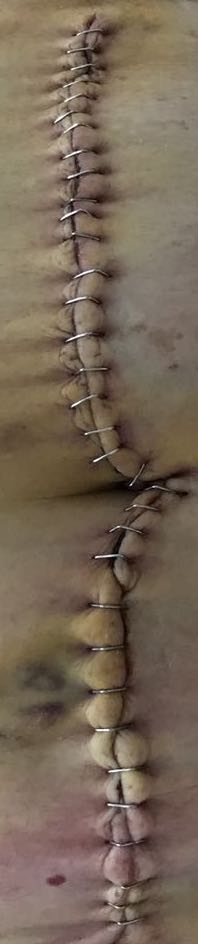
#> input picture staplesremoval/images/image_infection.png, 198 x 944 px
$ python example_detect_staples.py
#> lines starting #> are read from the running program, lines starting #| are printed output that depends on the picture; after the words box and inside, x2 and y2 are one past the last pixel; in counts of white or black regions, pixels touching at a corner belong together
### staplesremoval/data.py
import skimage
import os as _os
import os.path as osp
from skimage import *

data_dir = osp.abspath(osp.dirname(__file__))


def load_infection_example_image():
    return skimage.color.rgba2rgb(skimage.io.imread(_os.path.join(data_dir, 'images/image_infection.png')))


def load_noinfection_example_image():
    return skimage.color.rgba2rgb(skimage.io.imread(_os.path.join(data_dir, 'images/image_noinfection.png')))

### staplesremoval/staples_detector.py
import skimage
from skimage.color import rgb2hsv
from skimage import morphology
import numpy
import scipy


def generate_mask(image):
    hsv_image = convert_image_to_HSV(image)
    V = get_V_channel(hsv_image)

    GY = calculate_sobel_vertical_gradient(V)
    BY = binarize_image(GY, 60 / 255)

    se = numpy.array([[1, 1, 1], [1, 1, 1], [1, 1, 1]])
    C = morphological_closing(BY, se)

    holes = fill_small_holes(C)
    filtered = remove_small_objects(holes, 50)

    dilated_mask = dilate_mask(dilate_mask(filtered, se), se)
    colormask = get_drawn_mask(image, dilated_mask)

    return colormask, dilated_mask


def convert_image_to_HSV(image):
    return (rgb2hsv(image))


def get_V_channel(hsvImage):
    return (hsvImage[:, :, 2])
#> returned value: shape (944, 198) float64


def calculate_sobel_vertical_gradient(image):
    ky = numpy.array([[1, 2, 1],
                      [0, 0, 0],
                      [-1, -2, -1]])
    return (scipy.ndimage.convolve(image, ky))


def binarize_image(image, threshold):
#> called with threshold = 0.235
    binary = image.copy()
    binary[binary > threshold] = 1
#> binary: shape (944, 198) float64; min -3.36, max 1, mean 0.0181
    binary[binary <= threshold] = 0
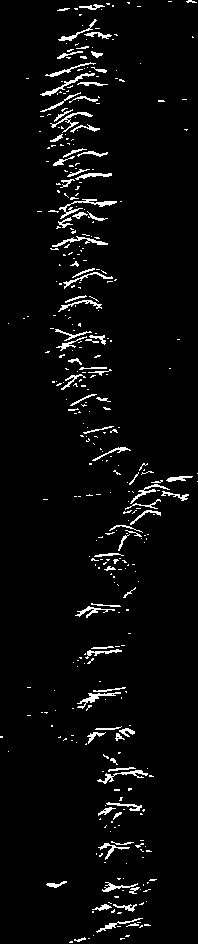
#> binary: shape (944, 198) float64; values 0 (black) and 1 (white), 4% white in thin lines or dots

    return binary


def morphological_closing(image, structuring_element):
    return (skimage.morphology.binary_closing(image,
                                              structuring_element))
#> returned value: shape (944, 198) bool; 5.1% white; 236 white regions (188 under 20 px), largest, box (x1, y1, x2, y2) and area: (91, 480, 189, 561) 902, (56, 193, 117, 229) 601, (50, 108, 100, 142) 506


def fill_small_holes(image):
    return (scipy.ndimage.morphology.binary_fill_holes(image))
#> returned value: shape (944, 198) bool; 5.3% white; 236 white regions (188 under 20 px), largest, box (x1, y1, x2, y2) and area: (91, 480, 189, 561) 934, (56, 193, 117, 229) 617, (50, 108, 100, 142) 506


def remove_small_objects(image, area):
#> called with area = 50
    return (skimage.morphology.remove_small_objects(image, area))
#> returned value: shape (944, 198) bool; 4.5% white; 31 white regions, largest, box (x1, y1, x2, y2) and area: (91, 480, 189, 561) 921, (56, 193, 117, 229) 610, (50, 108, 100, 142) 506


def dilate_mask(mask, structuring_element):
    return (skimage.morphology.binary_dilation(mask,
                                               structuring_element))
#> returned value: shape (944, 198) bool; 7.6% white; 31 white regions, largest, box (x1, y1, x2, y2) and area: (90, 479, 190, 562) 1597, (55, 192, 118, 230) 978, (49, 107, 101, 143) 824
#> in dilate_mask (call 2), `return (skimage.morphology.binary_dilation(mask, structuring_element))`: returned value: shape (944, 198) bool; 10.7% white; 27 white regions, largest, box (x1, y1, x2, y2) and area: (38, 60, 110, 144) 3018, (89, 474, 195, 563) 2478, (54, 191, 119, 231) 1325

def get_drawn_mask(image,mask):

    colormask = image.copy()
    for i in range(mask.shape[0]):
        for j in range(mask.shape[1]):
            if mask[i, j]:
                colormask[i, j, 0] = 70/255
                colormask[i, j, 1] = 253/255
                colormask[i, j, 2] = 52/255
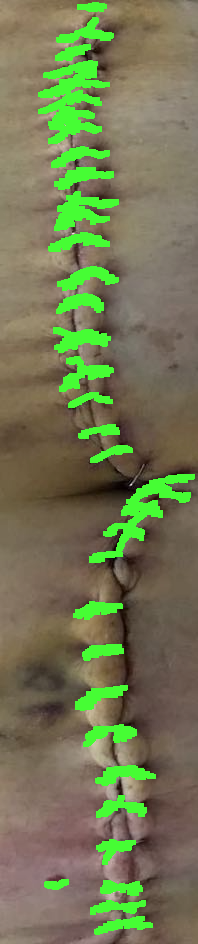
#> colormask: shape (944, 198, 3) float64; mean R, G, B 0.45, 0.471, 0.328

    return colormask

### examples/example_detect_staples.py
from staplesremoval import data, GradientMode
from staplesremoval import staples_detector
from skimage import io

if __name__ == "__main__":
    infection_image = data.load_infection_example_image()

    colormask_infection, mask_infection = staples_detector.generate_mask(infection_image)
    io.imshow(colormask_infection)
    io.show()

    noinfection_image = data.load_noinfection_example_image()
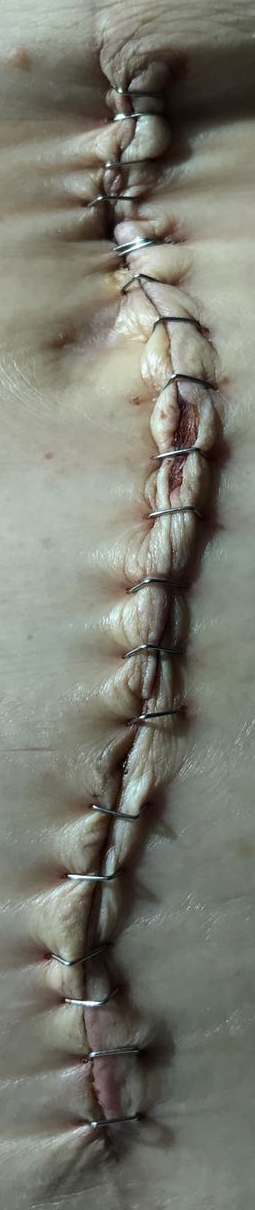
#> input picture staplesremoval/images/image_noinfection.png, 255 x 1210 px
    colormask_noinfection, mask_noinfection = staples_detector.generate_mask(noinfection_image)
#> in calculate_sobel_vertical_gradient (call 2), `return (scipy.ndimage.convolve(image, ky))`:
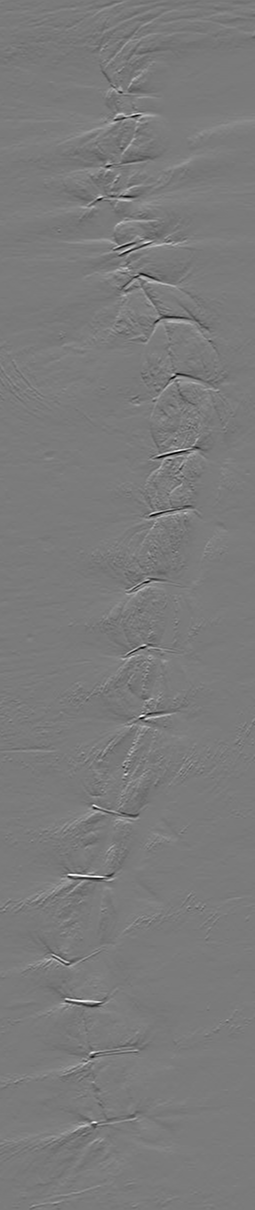
#> returned value: shape (1210, 255) float64; min -3.15, max 3.36, mean -0.00131; drawn with min black and max white
#> call 2 of binarize_image, with threshold = 0.235
#> in binarize_image (call 2), `binary[binary > threshold] = 1`:
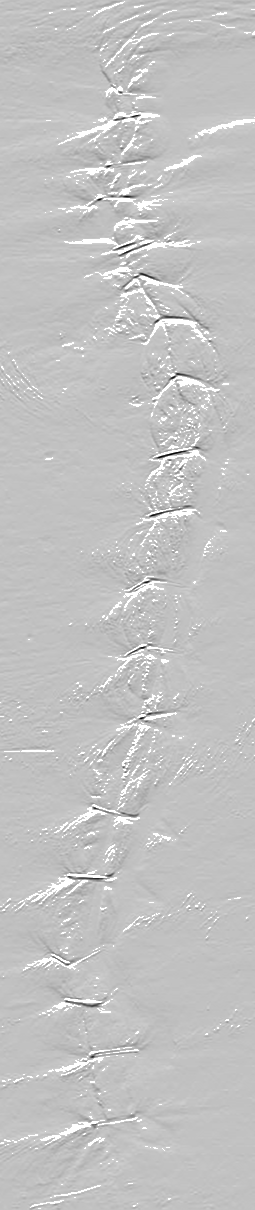
#> binary: shape (1210, 255) float64; 4.03% of pixels changed, all inside (x1, y1, x2, y2) = (0, 1, 255, 1209); drawn with min black and max white
#> in morphological_closing (call 2), `return (skimage.morphology.binary_closing(image, structuring_element))`: returned value: shape (1210, 255) bool; 4.8% white; 729 white regions (643 under 20 px), largest, box (x1, y1, x2, y2) and area: (64, 235, 195, 259) 788, (54, 765, 150, 833) 765, (58, 111, 160, 145) 596
#> in fill_small_holes (call 2), `return (scipy.ndimage.morphology.binary_fill_holes(image))`: returned value: shape (1210, 255) bool; 5% white; 729 white regions (643 under 20 px), largest, box (x1, y1, x2, y2) and area: (64, 235, 195, 259) 920, (54, 765, 150, 833) 777, (145, 432, 206, 489) 707
#> in remove_small_objects (call 2), `return (skimage.morphology.remove_small_objects(image, area))`: returned value: shape (1210, 255) bool; 3.8% white; 50 white regions, largest, box (x1, y1, x2, y2) and area: (64, 235, 195, 259) 920, (60, 765, 150, 832) 768, (146, 433, 206, 484) 698
#> in dilate_mask (call 3), `return (skimage.morphology.binary_dilation(mask, structuring_element))`: returned value: shape (1210, 255) bool; 6.5% white; 41 white regions, largest, box (x1, y1, x2, y2) and area: (63, 234, 196, 260) 1324, (59, 764, 151, 833) 1280, (65, 183, 169, 216) 1125
#> in dilate_mask (call 4), `return (skimage.morphology.binary_dilation(mask, structuring_element))`:
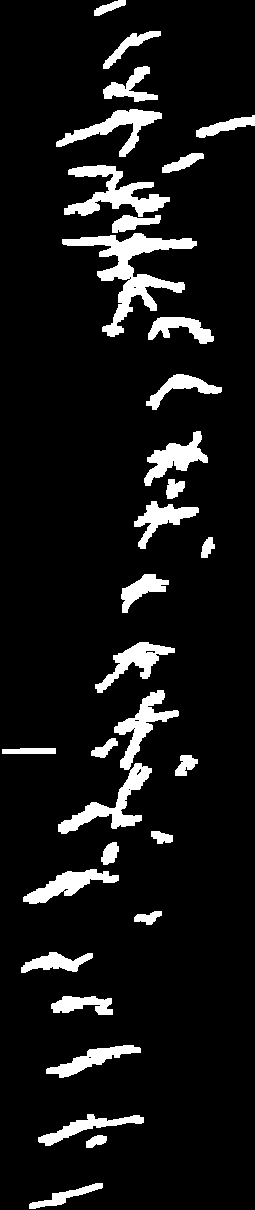
#> returned value: shape (1210, 255) bool; 9.1% white; 32 white regions, largest, box (x1, y1, x2, y2) and area: (62, 233, 197, 337) 3696, (64, 165, 170, 217) 2220, (58, 763, 152, 834) 1780
#> after the loop in get_drawn_mask (call 2), `for i in range(mask.shape[0]):`:
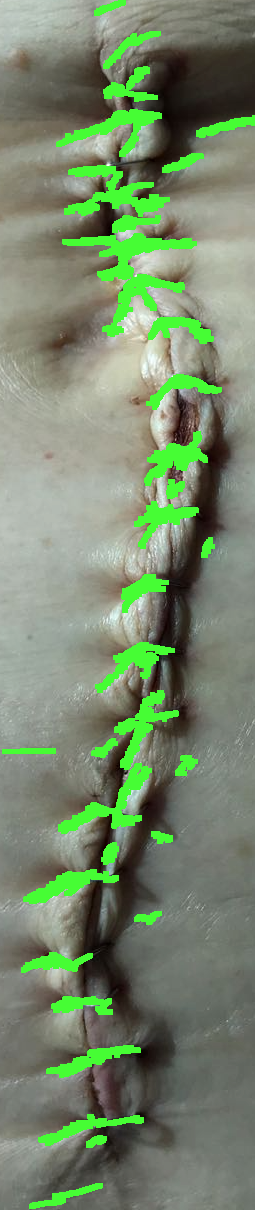
#> colormask: shape (1210, 255, 3) float64; mean R, G, B 0.464, 0.533, 0.423
    io.imshow(colormask_noinfection)
    io.show()
